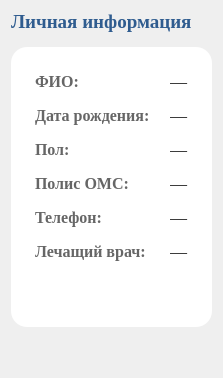
         <widget class="QWidget" name="profilePage">
          <layout class="QVBoxLayout" name="profilePageLayout">
           <property name="spacing"><number>14</number></property>
           <item><widget class="QLabel">
            <property name="font"><font><family>Times New Roman</family><pointsize>14</pointsize><bold>true</bold></font></property>
            <property name="styleSheet"><string notr="true">color: #2F5C8F;</string></property>
            <property name="text"><string>Личная информация</string></property>
           </widget></item>
           <item><widget class="QFrame" name="profileCard">
            <property name="minimumSize"><size><width>0</width><height>280</height></size></property>
            <property name="styleSheet">
             <string notr="true">QFrame#profileCard { background-color: #FFFFFF; border: none; border-radius: 16px; }
QFrame#profileCard QLabel { color: #1A1A1A; background: transparent; font-family: "Times New Roman"; }</string>
            </property>
            <layout class="QFormLayout" name="profileForm">
             <property name="leftMargin"><number>24</number></property>
             <property name="topMargin"><number>24</number></property>
             <property name="rightMargin"><number>24</number></property>
             <property name="bottomMargin"><number>24</number></property>
             <property name="horizontalSpacing"><number>20</number></property>
             <property name="verticalSpacing"><number>14</number></property>
             <item row="0" column="0"><widget class="QLabel">
              <property name="font"><font><family>Times New Roman</family><pointsize>12</pointsize><bold>true</bold></font></property>
              <property name="styleSheet"><string notr="true">color: #666666;</string></property>
              <property name="text"><string>ФИО:</string></property>
             </widget></item>
             <item row="0" column="1"><widget class="QLabel" name="profFullName">
              <property name="font"><font><family>Times New Roman</family><pointsize>13</pointsize></font></property>
              <property name="text"><string>—</string></property>
             </widget></item>
             <item row="1" column="0"><widget class="QLabel">
              <property name="font"><font><family>Times New Roman</family><pointsize>12</pointsize><bold>true</bold></font></property>
              <property name="styleSheet"><string notr="true">color: #666666;</string></property>
              <property name="text"><string>Дата рождения:</string></property>
             </widget></item>
             <item row="1" column="1"><widget class="QLabel" name="profBirthDate">
              <property name="font"><font><family>Times New Roman</family><pointsize>13</pointsize></font></property>
              <property name="text"><string>—</string></property>
             </widget></item>
             <item row="2" column="0"><widget class="QLabel">
              <property name="font"><font><family>Times New Roman</family><pointsize>12</pointsize><bold>true</bold></font></property>
              <property name="styleSheet"><string notr="true">color: #666666;</string></property>
              <property name="text"><string>Пол:</string></property>
             </widget></item>
             <item row="2" column="1"><widget class="QLabel" name="profGender">
              <property name="font"><font><family>Times New Roman</family><pointsize>13</pointsize></font></property>
              <property name="text"><string>—</string></property>
             </widget></item>
             <item row="3" column="0"><widget class="QLabel">
              <property name="font"><font><family>Times New Roman</family><pointsize>12</pointsize><bold>true</bold></font></property>
              <property name="styleSheet"><string notr="true">color: #666666;</string></property>
              <property name="text"><string>Полис ОМС:</string></property>
             </widget></item>
             <item row="3" column="1"><widget class="QLabel" name="profPolicy">
              <property name="font"><font><family>Times New Roman</family><pointsize>13</pointsize></font></property>
              <property name="text"><string>—</string></property>
             </widget></item>
             <item row="4" column="0"><widget class="QLabel">
              <property name="font"><font><family>Times New Roman</family><pointsize>12</pointsize><bold>true</bold></font></property>
              <property name="styleSheet"><string notr="true">color: #666666;</string></property>
              <property name="text"><string>Телефон:</string></property>
             </widget></item>
             <item row="4" column="1"><widget class="QLabel" name="profPhone">
              <property name="font"><font><family>Times New Roman</family><pointsize>13</pointsize></font></property>
              <property name="text"><string>—</string></property>
             </widget></item>
             <item row="5" column="0"><widget class="QLabel">
              <property name="font"><font><family>Times New Roman</family><pointsize>12</pointsize><bold>true</bold></font></property>
              <property name="styleSheet"><string notr="true">color: #666666;</string></property>
              <property name="text"><string>Лечащий врач:</string></property>
             </widget></item>
             <item row="5" column="1"><widget class="QLabel" name="profDoctor">
              <property name="font"><font><family>Times New Roman</family><pointsize>13</pointsize></font></property>
              <property name="text"><string>—</string></property>
             </widget></item>
            </layout>
           </widget></item>
           <item><spacer name="profileSpacer">
            <property name="orientation"><enum>Qt::Vertical</enum></property>
            <property name="sizeHint" stdset="0"><size><width>20</width><height>40</height></size></property>
           </spacer></item>
          </layout>
         </widget>
